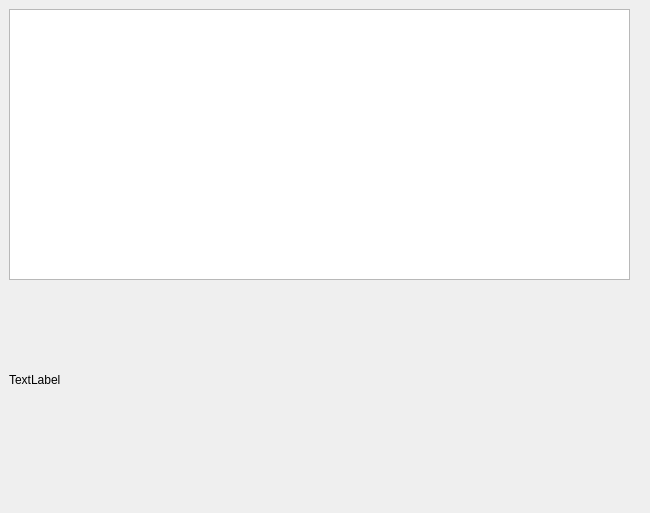
<?xml version="1.0" encoding="UTF-8"?>
<ui version="4.0">
 <class>Widget</class>
 <widget class="QWidget" name="Widget">
  <property name="geometry">
   <rect>
    <x>0</x>
    <y>0</y>
    <width>650</width>
    <height>513</height>
   </rect>
  </property>
  <property name="windowTitle">
   <string>Widget</string>
  </property>
  <widget class="QPlainTextEdit" name="plainTextEdit">
   <property name="geometry">
    <rect>
     <x>9</x>
     <y>9</y>
     <width>621</width>
     <height>271</height>
    </rect>
   </property>
  </widget>
  <widget class="QLabel" name="label">
   <property name="geometry">
    <rect>
     <x>9</x>
     <y>299</y>
     <width>611</width>
     <height>161</height>
    </rect>
   </property>
   <property name="text">
    <string>TextLabel</string>
   </property>
  </widget>
 </widget>
 <resources/>
 <connections/>
</ui>
